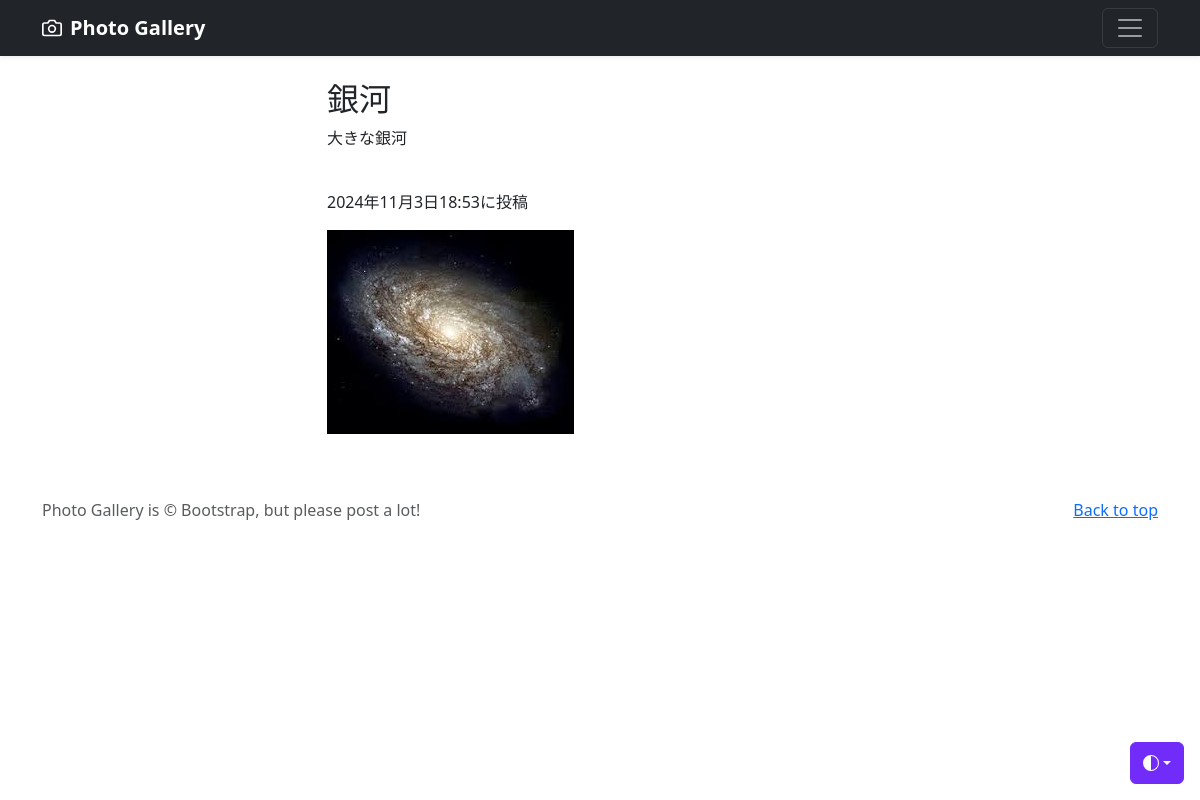
Screenshot of /photo-detail/7 (signed in) with the database file from the repository.
### photo/models.py (models this page shows, shortened)
class PhotoPost(models.Model):
    user = models.ForeignKey(
        CustomUser,
        verbose_name='ユーザー',
        on_delete=models.CASCADE
    )
    category = models.ForeignKey(
        Category,
        verbose_name='カテゴリ',
        on_delete=models.PROTECT
    )
    title = models.CharField(
        verbose_name='タイトル',
        max_length=200
    )
    comment = models.TextField(
        verbose_name='コメント',
    )
    image1 = models.ImageField(
        verbose_name='イメージ1',
        upload_to = 'photos'
    )
    image2 = models.ImageField(
        verbose_name='イメージ2',
        upload_to = 'photos',
        blank=True,
        null=True
    )
    posted_at = models.DateTimeField(
        verbose_name='投稿日時',
        auto_now_add=True
    )

### photo/views.py (the view)
# urls.py: path('photo-detail/<int:pk>', views.DetailView.as_view(), name = 'photo_detail'),
class DetailView(DetailView):
    template_name = 'detail.html'
    model = PhotoPost

### photo/templates/detail.html (shortened to what this page needs)
{% extends "base.html" %}
    {% block contents %}
    <br>
    <div class="container">
        <div class="row">
            <div class="col offset-3">
                <h2>{{object.title}}</h2>
                <p>{{object.comment}}</p>
                <br>
                <p>{{object.posted_at}}に投稿</p>
                <p><img src={{ object.image1.url }}></img></p>
            </div>
        </div>
    </div>
    {% endblock %}

### rows the page displays
PhotoPost: title "銀河", comment "大きな銀河", posted_at "2024年11月3日18:53", image1 (picture)
